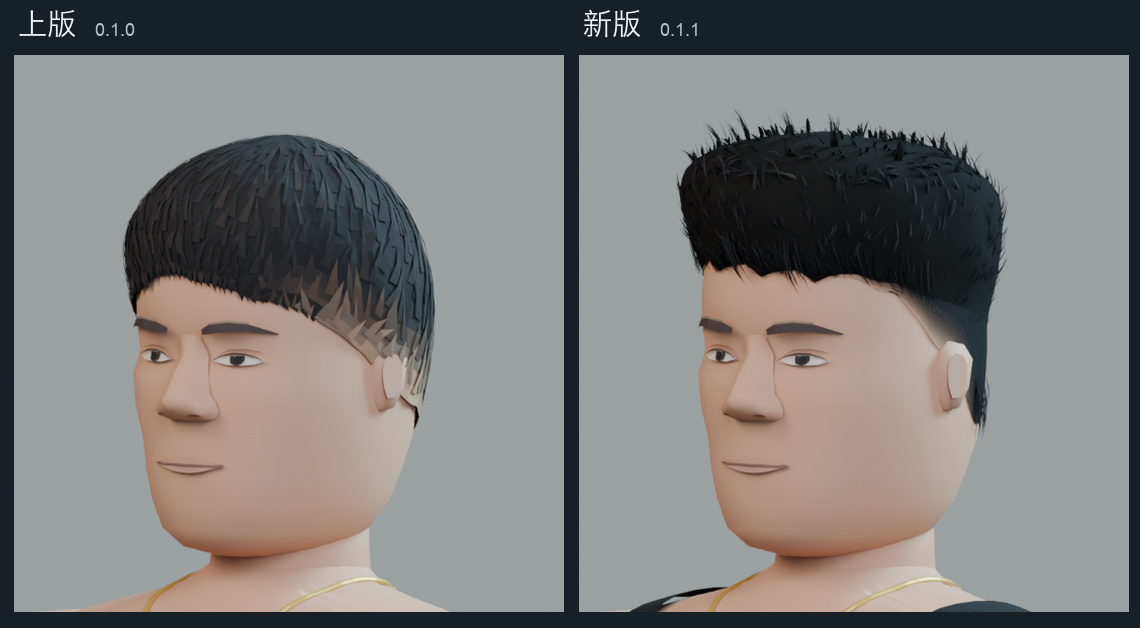
#> input picture dist/TheRegular-hair-0.1.1.jpg, 1140 x 628 px
$ python -i encode_moves.py   (imports and definitions only)
#> lines starting #> are read from the running program, lines starting #| are printed output that depends on the picture
"""Encode a labeled move reel as a looping inline GIF and, by default, an MP4."""
import argparse
import json
import subprocess
from contextlib import ExitStack
from pathlib import Path
from tempfile import TemporaryDirectory

from PIL import Image, ImageChops, ImageDraw, ImageFont


NAMES = {
    "idle": "拳击架势", "jab": "刺拳", "cross": "后手短摆拳", "uppercut": "上勾拳",
    "ready": "满层 · 双拳相碰", "slam": "杠铃片重砸", "slamHeavy": "过顶重砸",
    "charge": "借过一下", "drink": "喝一口", "aim": "瞄准队友", "throw": "抛出摇摇杯",
    "run": "奔跑", "air": "腾空", "land": "落地缓冲", "lobby": "整备", "spawn": "起身备战",
    "hit": "受击", "death": "倒地",
}
GIF_SIZE = (340, 320)


# [10 lines left out: function video_writer, not called in this run]


def shared_palette(images):
    # Sample every frame. A brief muzzle flash can fall between sampled key poses.
    tile = (85, 80)
    columns = min(12, len(images))
    rows = (len(images) + columns - 1) // columns
    sheet = Image.new("RGB", (columns * tile[0], rows * tile[1]))
    for index, frame in enumerate(images):
        position = (index % columns * tile[0], index // columns * tile[1])
        sheet.paste(frame.resize(tile, Image.Resampling.NEAREST), position)

    # Give small, luminous effects their own palette slots amid skin and studio grays.
    _, saturation, value = sheet.convert("HSV").split()
    bright_color = ImageChops.multiply(saturation.point(lambda s: 255 if s >= 28 else 0),
                                       value.point(lambda v: 255 if v >= 166 else 0))
    accents = Image.new("RGB", sheet.size)
    accents.paste(sheet, mask=bright_color)
    base = sheet.quantize(colors=224).getpalette()[:224 * 3]
    effects = accents.quantize(colors=32).getpalette()[:32 * 3]
    palette = Image.new("P", (1, 1))
    palette.putpalette(base + effects)
    return palette


# [53 lines left out: functions encode, main, not called in this run]


# [2 lines not run here, left out]

>>> import cv2
>>> picture = cv2.imread('../../../dist/TheRegular-hair-0.1.1.jpg', cv2.IMREAD_GRAYSCALE)
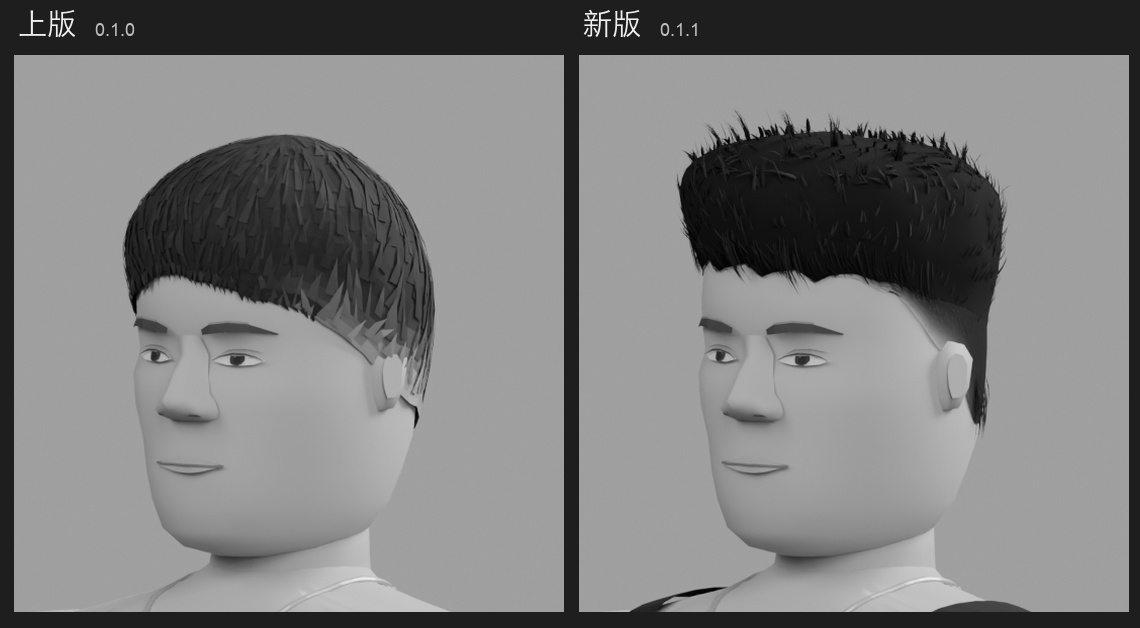
#> picture: shape (628, 1140); min 0, max 246, mean 124.3
>>> result = shared_palette(picture)
#> in shared_palette, `columns = min(12, len(images))`: columns = 12
#> in shared_palette, `rows = (len(images) + columns - 1) // columns`: rows = 53
#> in shared_palette, `sheet = Image.new("RGB", (columns * tile[0], rows * tile[1]))`: sheet: PIL image 1020x4240 RGB; every value is 0
#> the loop in shared_palette, `for index, frame in enumerate(images):` made 1 pass
#> position on pass 1: (0, 0)
#> (the run stopped early here; a loop or call above may not have finished)
